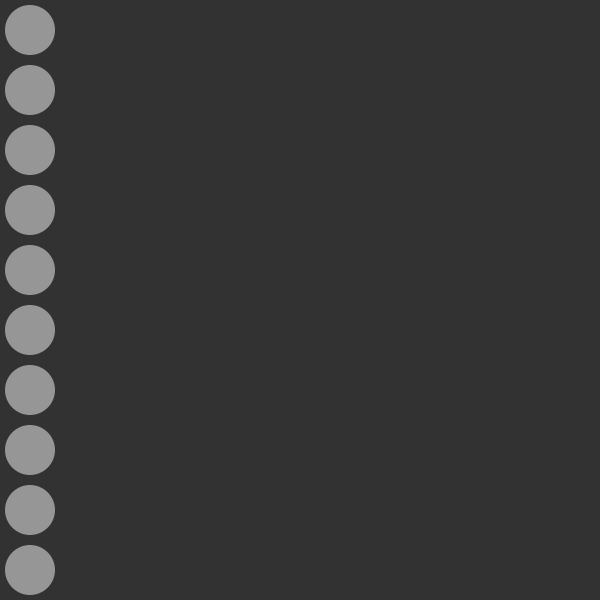
Frame 1 (no input)
Frame 60 (the mouse pressed at the canvas centre just before this capture): identical to frame 1, image omitted
Frame 120 (the mouse held since frame 60 and released just before this capture): identical to frame 1, image omitted

The Processing sketch that drew this single still picture (run headless with seeded random() and noise(); from frame 60 on, the mouse is pressed at the canvas centre):

// Processing sketch: w14_05
// ── w14_05.pde
// This sketch uses a loop to draw a group of 
// ellipses. It uses a single float to represent
// their x positions. Replace this float with an
// array of floats so that each ellipse can have 
// a unique x position, then increment the position
// if the mouse is inside the ellipse.

// create an array of values corresponding
// to each ellipse here:
int[] x = new int[10];

void setup() {
  size(600, 600);

  // give the array values  
  for (int i = 0; i < 10; i++) {
    x[i] = 30;
  }

  noStroke();
}

void draw() {
  background(50);
  for (int i = 0; i < 10; i++) {
    float y = 30 + i * 60;

    // check to see if you should increment 
    // the value at each position in the array
    // and then draw at that position
    if (dist(mouseX,mouseY,x[i], y) < 25) {
      x[i]++;
      fill(255);
    } else {
      fill(150);
    }

    ellipse(x[i], y, 50, 50);
  }
}
